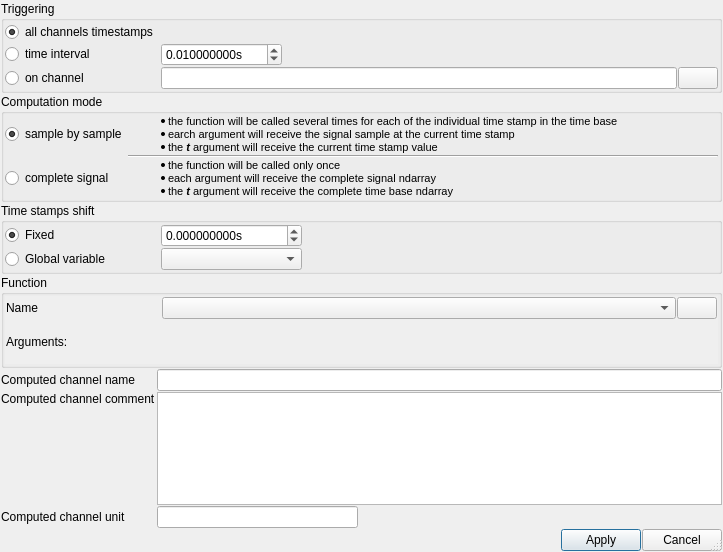
<?xml version="1.0" encoding="UTF-8"?>
<ui version="4.0">
 <class>ComputedChannel</class>
 <widget class="QDialog" name="ComputedChannel">
  <property name="geometry">
   <rect>
    <x>0</x>
    <y>0</y>
    <width>723</width>
    <height>552</height>
   </rect>
  </property>
  <property name="maximumSize">
   <size>
    <width>16777215</width>
    <height>16777215</height>
   </size>
  </property>
  <property name="windowTitle">
   <string>Define new channel</string>
  </property>
  <property name="windowIcon">
   <iconset resource="resource.qrc">
    <normaloff>:/plus.png</normaloff>:/plus.png</iconset>
  </property>
  <property name="sizeGripEnabled">
   <bool>true</bool>
  </property>
  <layout class="QGridLayout" name="gridLayout" rowstretch="0,0,0,0,0,0,0,0,0,0" columnstretch="0,0,0,0,0">
   <property name="leftMargin">
    <number>1</number>
   </property>
   <property name="topMargin">
    <number>1</number>
   </property>
   <property name="rightMargin">
    <number>1</number>
   </property>
   <property name="bottomMargin">
    <number>1</number>
   </property>
   <property name="spacing">
    <number>1</number>
   </property>
   <item row="7" column="0">
    <widget class="QLabel" name="label_8">
     <property name="text">
      <string>Computed channel comment</string>
     </property>
     <property name="alignment">
      <set>Qt::AlignmentFlag::AlignLeading|Qt::AlignmentFlag::AlignLeft|Qt::AlignmentFlag::AlignTop</set>
     </property>
    </widget>
   </item>
   <item row="7" column="1" colspan="4">
    <widget class="QPlainTextEdit" name="comment"/>
   </item>
   <item row="9" column="3">
    <widget class="QPushButton" name="apply_btn">
     <property name="text">
      <string>Apply</string>
     </property>
    </widget>
   </item>
   <item row="9" column="4">
    <widget class="QPushButton" name="cancel_btn">
     <property name="text">
      <string>Cancel</string>
     </property>
    </widget>
   </item>
   <item row="9" column="1">
    <spacer name="horizontalSpacer_3">
     <property name="orientation">
      <enum>Qt::Orientation::Horizontal</enum>
     </property>
     <property name="sizeHint" stdset="0">
      <size>
       <width>40</width>
       <height>20</height>
      </size>
     </property>
    </spacer>
   </item>
   <item row="8" column="1">
    <widget class="QLineEdit" name="unit">
     <property name="placeholderText">
      <string/>
     </property>
    </widget>
   </item>
   <item row="5" column="0">
    <widget class="QLabel" name="label_7">
     <property name="text">
      <string>Computed channel name</string>
     </property>
    </widget>
   </item>
   <item row="1" column="0" colspan="5">
    <widget class="QGroupBox" name="groupBox_2">
     <property name="title">
      <string>Computation mode</string>
     </property>
     <layout class="QGridLayout" name="gridLayout_2" columnstretch="0,1">
      <property name="leftMargin">
       <number>1</number>
      </property>
      <property name="topMargin">
       <number>1</number>
      </property>
      <property name="rightMargin">
       <number>1</number>
      </property>
      <property name="bottomMargin">
       <number>1</number>
      </property>
      <property name="spacing">
       <number>1</number>
      </property>
      <item row="2" column="0">
       <widget class="QRadioButton" name="complete_signal">
        <property name="text">
         <string>complete signal</string>
        </property>
        <property name="checked">
         <bool>false</bool>
        </property>
       </widget>
      </item>
      <item row="0" column="0">
       <widget class="QRadioButton" name="sample_by_sample">
        <property name="text">
         <string>sample by sample</string>
        </property>
        <property name="checked">
         <bool>true</bool>
        </property>
       </widget>
      </item>
      <item row="2" column="1">
       <widget class="QLabel" name="label_25">
        <property name="text">
         <string>&lt;!DOCTYPE HTML PUBLIC &quot;-//W3C//DTD HTML 4.0//EN&quot; &quot;http://www.w3.org/TR/REC-html40/strict.dtd&quot;&gt;
&lt;html&gt;&lt;head&gt;&lt;meta name=&quot;qrichtext&quot; content=&quot;1&quot; /&gt;&lt;meta charset=&quot;utf-8&quot; /&gt;&lt;style type=&quot;text/css&quot;&gt;
p, li { white-space: pre-wrap; }
hr { height: 1px; border-width: 0; }
&lt;/style&gt;&lt;/head&gt;&lt;body style=&quot; font-family:'Segoe UI'; font-size:9pt; font-weight:400; font-style:normal;&quot;&gt;
&lt;ul style=&quot;margin-top: 0px; margin-bottom: 0px; margin-left: 0px; margin-right: 0px; -qt-list-indent: 1;&quot;&gt;&lt;li style=&quot; font-family:'MS Shell Dlg 2'; font-size:8pt;&quot; style=&quot; margin-top:0px; margin-bottom:0px; margin-left:0px; margin-right:0px; -qt-block-indent:0; text-indent:0px;&quot;&gt;the function will be called only once&lt;/li&gt;
&lt;li style=&quot; font-family:'MS Shell Dlg 2'; font-size:8pt;&quot; style=&quot; margin-top:0px; margin-bottom:0px; margin-left:0px; margin-right:0px; -qt-block-indent:0; text-indent:0px;&quot;&gt;each argument will receive the complete signal ndarray&lt;/li&gt;&lt;/ul&gt;
&lt;ul style=&quot;margin-top: 0px; margin-bottom: 0px; margin-left: 0px; margin-right: 0px; -qt-list-indent: 1;&quot;&gt;&lt;li style=&quot; font-family:'MS Shell Dlg 2'; font-size:8pt;&quot; style=&quot; margin-top:0px; margin-bottom:0px; margin-left:0px; margin-right:0px; -qt-block-indent:0; text-indent:0px;&quot;&gt;the&lt;span style=&quot; font-style:italic;&quot;&gt; &lt;/span&gt;&lt;span style=&quot; font-weight:700; font-style:italic;&quot;&gt;t&lt;/span&gt;&lt;span style=&quot; font-style:italic;&quot;&gt; &lt;/span&gt;argument will receive the complete time base ndarray&lt;/li&gt;&lt;/ul&gt;&lt;/body&gt;&lt;/html&gt;</string>
        </property>
       </widget>
      </item>
      <item row="0" column="1">
       <widget class="QLabel" name="label_24">
        <property name="text">
         <string>&lt;!DOCTYPE HTML PUBLIC &quot;-//W3C//DTD HTML 4.0//EN&quot; &quot;http://www.w3.org/TR/REC-html40/strict.dtd&quot;&gt;
&lt;html&gt;&lt;head&gt;&lt;meta name=&quot;qrichtext&quot; content=&quot;1&quot; /&gt;&lt;meta charset=&quot;utf-8&quot; /&gt;&lt;style type=&quot;text/css&quot;&gt;
p, li { white-space: pre-wrap; }
hr { height: 1px; border-width: 0; }
&lt;/style&gt;&lt;/head&gt;&lt;body style=&quot; font-family:'Segoe UI'; font-size:9pt; font-weight:400; font-style:normal;&quot;&gt;
&lt;ul style=&quot;margin-top: 0px; margin-bottom: 0px; margin-left: 0px; margin-right: 0px; -qt-list-indent: 1;&quot;&gt;&lt;li style=&quot; font-family:'MS Shell Dlg 2'; font-size:8pt;&quot; style=&quot; margin-top:12px; margin-bottom:0px; margin-left:0px; margin-right:0px; -qt-block-indent:0; text-indent:0px;&quot;&gt;the function will be called several times for each of the individual time stamp in the time base&lt;/li&gt;
&lt;li style=&quot; font-family:'MS Shell Dlg 2'; font-size:8pt;&quot; style=&quot; margin-top:0px; margin-bottom:0px; margin-left:0px; margin-right:0px; -qt-block-indent:0; text-indent:0px;&quot;&gt;earch argument will receive the signal sample at the current time stamp&lt;/li&gt;
&lt;li style=&quot; font-family:'MS Shell Dlg 2'; font-size:8pt;&quot; style=&quot; margin-top:0px; margin-bottom:0px; margin-left:0px; margin-right:0px; -qt-block-indent:0; text-indent:0px;&quot;&gt;the&lt;span style=&quot; font-weight:700; font-style:italic;&quot;&gt; t&lt;/span&gt; argument will receive the current time stamp value&lt;/li&gt;&lt;/ul&gt;&lt;/body&gt;&lt;/html&gt;</string>
        </property>
        <property name="textFormat">
         <enum>Qt::TextFormat::RichText</enum>
        </property>
        <property name="wordWrap">
         <bool>false</bool>
        </property>
       </widget>
      </item>
      <item row="1" column="1">
       <widget class="Line" name="line">
        <property name="orientation">
         <enum>Qt::Orientation::Horizontal</enum>
        </property>
       </widget>
      </item>
     </layout>
    </widget>
   </item>
   <item row="0" column="0" colspan="5">
    <widget class="QGroupBox" name="groupBox_3">
     <property name="title">
      <string>Triggering</string>
     </property>
     <layout class="QGridLayout" name="gridLayout_8">
      <property name="leftMargin">
       <number>1</number>
      </property>
      <property name="topMargin">
       <number>1</number>
      </property>
      <property name="rightMargin">
       <number>1</number>
      </property>
      <property name="bottomMargin">
       <number>1</number>
      </property>
      <property name="spacing">
       <number>1</number>
      </property>
      <item row="1" column="2">
       <spacer name="horizontalSpacer_8">
        <property name="orientation">
         <enum>Qt::Orientation::Horizontal</enum>
        </property>
        <property name="sizeHint" stdset="0">
         <size>
          <width>40</width>
          <height>20</height>
         </size>
        </property>
       </spacer>
      </item>
      <item row="1" column="1">
       <widget class="QDoubleSpinBox" name="trigger_interval">
        <property name="minimumSize">
         <size>
          <width>121</width>
          <height>0</height>
         </size>
        </property>
        <property name="suffix">
         <string>s</string>
        </property>
        <property name="decimals">
         <number>9</number>
        </property>
        <property name="minimum">
         <double>0.000001000000000</double>
        </property>
        <property name="maximum">
         <double>10.000000000000000</double>
        </property>
        <property name="singleStep">
         <double>0.100000000000000</double>
        </property>
        <property name="stepType">
         <enum>QAbstractSpinBox::StepType::DefaultStepType</enum>
        </property>
        <property name="value">
         <double>0.010000000000000</double>
        </property>
       </widget>
      </item>
      <item row="4" column="1" colspan="2">
       <widget class="QLineEdit" name="trigger_channel"/>
      </item>
      <item row="4" column="0">
       <widget class="QRadioButton" name="triggering_on_channel">
        <property name="text">
         <string>on channel</string>
        </property>
       </widget>
      </item>
      <item row="1" column="0">
       <widget class="QRadioButton" name="triggering_on_interval">
        <property name="text">
         <string>time interval</string>
        </property>
       </widget>
      </item>
      <item row="4" column="3">
       <widget class="QPushButton" name="trigger_search_btn">
        <property name="text">
         <string/>
        </property>
        <property name="icon">
         <iconset resource="resource.qrc">
          <normaloff>:/search.png</normaloff>:/search.png</iconset>
        </property>
       </widget>
      </item>
      <item row="0" column="0">
       <widget class="QRadioButton" name="triggering_on_all">
        <property name="minimumSize">
         <size>
          <width>155</width>
          <height>0</height>
         </size>
        </property>
        <property name="text">
         <string>all channels timestamps</string>
        </property>
        <property name="checked">
         <bool>true</bool>
        </property>
       </widget>
      </item>
     </layout>
    </widget>
   </item>
   <item row="4" column="0" colspan="5">
    <widget class="QGroupBox" name="groupBox">
     <property name="title">
      <string>Function</string>
     </property>
     <layout class="QVBoxLayout" name="verticalLayout">
      <property name="spacing">
       <number>1</number>
      </property>
      <property name="leftMargin">
       <number>1</number>
      </property>
      <property name="topMargin">
       <number>1</number>
      </property>
      <property name="rightMargin">
       <number>1</number>
      </property>
      <property name="bottomMargin">
       <number>1</number>
      </property>
      <item>
       <widget class="QScrollArea" name="scrollArea">
        <property name="frameShape">
         <enum>QFrame::Shape::NoFrame</enum>
        </property>
        <property name="lineWidth">
         <number>0</number>
        </property>
        <property name="widgetResizable">
         <bool>true</bool>
        </property>
        <widget class="QWidget" name="args_widget">
         <property name="geometry">
          <rect>
           <x>0</x>
           <y>0</y>
           <width>717</width>
           <height>54</height>
          </rect>
         </property>
         <layout class="QGridLayout" name="arg_layout">
          <property name="leftMargin">
           <number>1</number>
          </property>
          <property name="topMargin">
           <number>1</number>
          </property>
          <property name="rightMargin">
           <number>1</number>
          </property>
          <property name="bottomMargin">
           <number>1</number>
          </property>
          <property name="spacing">
           <number>1</number>
          </property>
          <item row="0" column="2">
           <widget class="QPushButton" name="show_definition_btn">
            <property name="text">
             <string/>
            </property>
            <property name="icon">
             <iconset resource="resource.qrc">
              <normaloff>:/info.png</normaloff>:/info.png</iconset>
            </property>
           </widget>
          </item>
          <item row="1" column="1">
           <spacer name="horizontalSpacer">
            <property name="orientation">
             <enum>Qt::Orientation::Horizontal</enum>
            </property>
            <property name="sizeHint" stdset="0">
             <size>
              <width>40</width>
              <height>20</height>
             </size>
            </property>
           </spacer>
          </item>
          <item row="0" column="0">
           <widget class="QLabel" name="label_9">
            <property name="minimumSize">
             <size>
              <width>155</width>
              <height>0</height>
             </size>
            </property>
            <property name="text">
             <string>Name</string>
            </property>
           </widget>
          </item>
          <item row="0" column="1">
           <widget class="QComboBox" name="functions"/>
          </item>
          <item row="1" column="0">
           <widget class="QLabel" name="label">
            <property name="text">
             <string>Arguments:</string>
            </property>
           </widget>
          </item>
         </layout>
        </widget>
       </widget>
      </item>
     </layout>
    </widget>
   </item>
   <item row="8" column="0">
    <widget class="QLabel" name="label_6">
     <property name="text">
      <string>Computed channel unit</string>
     </property>
    </widget>
   </item>
   <item row="5" column="1" colspan="4">
    <widget class="QLineEdit" name="name">
     <property name="inputMask">
      <string/>
     </property>
     <property name="text">
      <string/>
     </property>
     <property name="placeholderText">
      <string/>
     </property>
    </widget>
   </item>
   <item row="9" column="2">
    <spacer name="horizontalSpacer_7">
     <property name="orientation">
      <enum>Qt::Orientation::Horizontal</enum>
     </property>
     <property name="sizeHint" stdset="0">
      <size>
       <width>40</width>
       <height>20</height>
      </size>
     </property>
    </spacer>
   </item>
   <item row="3" column="0" colspan="5">
    <widget class="QGroupBox" name="groupBox_4">
     <property name="title">
      <string>Time stamps shift</string>
     </property>
     <layout class="QGridLayout" name="gridLayout_3" columnstretch="0,0,1">
      <property name="leftMargin">
       <number>1</number>
      </property>
      <property name="topMargin">
       <number>1</number>
      </property>
      <property name="rightMargin">
       <number>1</number>
      </property>
      <property name="bottomMargin">
       <number>1</number>
      </property>
      <property name="spacing">
       <number>1</number>
      </property>
      <item row="0" column="0">
       <widget class="QRadioButton" name="shift_type_fixed">
        <property name="minimumSize">
         <size>
          <width>155</width>
          <height>0</height>
         </size>
        </property>
        <property name="text">
         <string>Fixed</string>
        </property>
        <property name="checked">
         <bool>true</bool>
        </property>
       </widget>
      </item>
      <item row="1" column="1">
       <widget class="QComboBox" name="global_variable_timestamps_shift"/>
      </item>
      <item row="0" column="1">
       <widget class="QDoubleSpinBox" name="fixed_timestamps_shift">
        <property name="suffix">
         <string>s</string>
        </property>
        <property name="decimals">
         <number>9</number>
        </property>
        <property name="minimum">
         <double>-2592000.000000000000000</double>
        </property>
        <property name="maximum">
         <double>2592000.000000000000000</double>
        </property>
       </widget>
      </item>
      <item row="1" column="0">
       <widget class="QRadioButton" name="shift_type_global">
        <property name="text">
         <string>Global variable</string>
        </property>
       </widget>
      </item>
      <item row="1" column="2">
       <widget class="QLabel" name="global_variable_timstamps_shift_description">
        <property name="text">
         <string/>
        </property>
       </widget>
      </item>
     </layout>
    </widget>
   </item>
  </layout>
 </widget>
 <tabstops>
  <tabstop>triggering_on_all</tabstop>
  <tabstop>triggering_on_interval</tabstop>
  <tabstop>trigger_interval</tabstop>
  <tabstop>triggering_on_channel</tabstop>
  <tabstop>trigger_channel</tabstop>
  <tabstop>trigger_search_btn</tabstop>
  <tabstop>sample_by_sample</tabstop>
  <tabstop>complete_signal</tabstop>
  <tabstop>scrollArea</tabstop>
  <tabstop>functions</tabstop>
  <tabstop>show_definition_btn</tabstop>
  <tabstop>name</tabstop>
  <tabstop>comment</tabstop>
  <tabstop>unit</tabstop>
  <tabstop>apply_btn</tabstop>
  <tabstop>cancel_btn</tabstop>
 </tabstops>
 <resources>
  <include location="resource.qrc"/>
 </resources>
 <connections/>
</ui>
